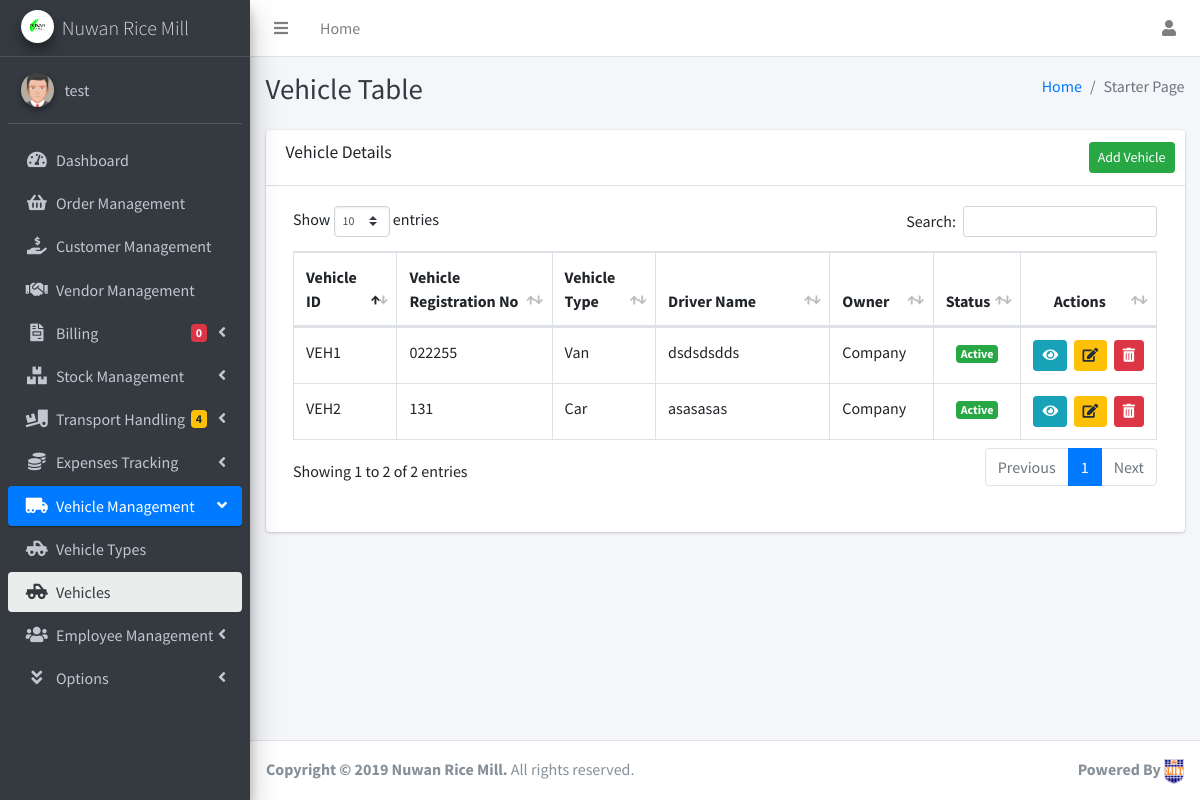
/Vehicle/VehicleTable.php (signed in), run on the app's committed database.
### tables this page shows
CREATE TABLE `employee` (
  `id` int(11) NOT NULL,
  `empid` varchar(50) NOT NULL,
  `fullname` varchar(200) NOT NULL,
  `name` varchar(100) NOT NULL,
  `dob` date NOT NULL,
  `gender` varchar(10) NOT NULL,
  `nicnum` varchar(12) NOT NULL,
  `mnumber` varchar(10) NOT NULL,
  `empaddress` varchar(250) NOT NULL,
  `jondate` date NOT NULL,
  `emptype` varchar(15) NOT NULL,
  `designation` varchar(25) NOT NULL,
  `DrivingLicenNum` varchar(50) NOT NULL,
  `Imglocation` varchar(200) NOT NULL,
  `Imgstatus` varchar(2) NOT NULL
);

CREATE TABLE `vehicle` (
  `VehicleID` int(11) NOT NULL,
  `VehID` varchar(50) NOT NULL,
  `VRegistrationNo` varchar(60) NOT NULL,
  `ModelNo` varchar(150) NOT NULL,
  `ChassisNo` varchar(150) NOT NULL,
  `EngineNo` varchar(150) NOT NULL,
  `V_typeId` int(11) NOT NULL,
  `id` int(11) NOT NULL,
  `VOwner` varchar(20) NOT NULL,
  `Status` varchar(20) NOT NULL
);

CREATE TABLE `vehicletype` (
  `V_typeId` int(11) NOT NULL,
  `vehicleTId` varchar(50) NOT NULL,
  `V_typeName` varchar(50) NOT NULL
);

### Vehicle/VehicleTable.php (the view, shortened to what this page needs)
<?php
include '../inc/Dashboardcalculations.php';
$query = "SELECT v.VehicleID,v.VehID,v.VRegistrationNo,v.Status,v.VOwner,vt.V_typeName,e.name FROM employee e, vehicletype vt,vehicle v WHERE e.id = v.id AND vt.V_typeId = v.V_typeId";
$vehicles = mysqli_query($con, $query);
?>
<!DOCTYPE html>
<html lang="en">
<head>
    <link rel="stylesheet" href="../dist/css/customCSS.css">
    <link rel="stylesheet" href="../plugins/overlayScrollbars/css/OverlayScrollbars.min.css">
    <link rel="stylesheet" href="../plugins/fontawesome-free/css/all.min.css">
    <link rel="stylesheet" href="../dist/css/adminlte.min.css">
    <link rel="stylesheet" href="../plugins/datatables-bs4/css/dataTables.bootstrap4.css">
    <link rel="stylesheet" href="../sweetalert/sweetalert2.min.css">
</head>
<body class="hold-transition sidebar-mini layout-fixed layout-navbar-fixed layout-footer-fixed">
    <div class="wrapper">
        <nav class="main-header navbar navbar-expand navbar-white navbar-light">
            <ul class="navbar-nav">
                <li class="nav-item">
                    <a class="nav-link" data-widget="pushmenu" href="#"><i class="fas fa-bars"></i></a>
                </li>
                <li class="nav-item d-none d-sm-inline-block">
                    <a href="#" class="nav-link">Home</a>
                </li>
            </ul>
            <ul class="navbar-nav ml-auto">
                <li class="nav-item dropdown">
                    <a class="nav-link" data-toggle="dropdown" href="#">
                        <i class="fa fa-user"></i>
                    </a>
                </li>
            </ul>
        </nav>
        <aside class="main-sidebar sidebar-dark-primary elevation-4">
            <a href="index3.html" class="brand-link">
                <img src="../dist/img/RICE.jpg" alt="Company Logo" class="brand-image img-circle elevation-3">
                <span class="brand-text font-weight-light">Nuwan Rice Mill</span>
            </a>
            <div class="sidebar">
                <div class="user-panel mt-3 pb-3 mb-3 d-flex">
                    <div class="image">
                        <img src="../dist/img/4.jpg" class="img-circle elevation-2" alt="User Image">
                    </div>
                    <div class="info">
                        <a href="#" class="d-block"><?php echo $_SESSION['username']; ?></a>
                    </div>
                </div>
                <nav class="mt-2">
                    <ul class="nav nav-pills nav-sidebar flex-column" data-widget="treeview" role="menu" data-accordion="false">
                        <li class="nav-item">
                            <a href="../index.php" class="nav-link">
                                <i class="nav-icon fas fa-tachometer-alt"></i>
                                <p>Dashboard</p>
                            </a>
                        </li>
                        <li class="nav-item">
                            <a href="../Order/OrderTable.php" class="nav-link">
                                <i class="nav-icon fas fa-shopping-basket"></i>
                                <p>Order Management</p>
                            </a>
                        </li>
                        <li class="nav-item">
                            <a href="../Customer/CustomerTable.php" class="nav-link">
                                <i class="nav-icon fas fa-hand-holding-usd"></i>
                                <p>Customer Management</p>
                            </a>
                        </li>
                        <li class="nav-item">
                            <a href="../Vendor/VendorTable.php" class="nav-link">
                                <i class="nav-icon fas fa-handshake"></i>
                                <p>Vendor Management</p>
                            </a>
                        </li>
                        <li class="nav-item has-treeview">
                            <a href="#" class="nav-link">
                                <i class="nav-icon fas fa-file-invoice"></i>
                                <p>Billing
                                    <i class="right fas fa-angle-left"></i>
                                    <span class="badge badge-danger right"><?php num_of_new_orders(); ?></span>
                                </p>
                            </a>
                        </li>
                        <li class="nav-item has-treeview">
                            <a href="#" class="nav-link ">
                                <i class="nav-icon fas fa-boxes"></i>
                                <p>Stock Management
                                    <i class="right fas fa-angle-left"></i>
                                </p>
                            </a>
                        </li>
                        <li class="nav-item has-treeview">
                            <a href="#" class="nav-link">
                                <i class="nav-icon fas fa-truck-loading"></i>
                                <p>Transport Handling
                                    <i class="right fas fa-angle-left"></i>
                                    <span class="badge badge-warning right"><?php num_of_transportAction(); ?></span>
                                </p>
                            </a>
                        </li>
                        <li class="nav-item">
                            <a href="" class="nav-link">
                                <i class="nav-icon fas fa-coins"></i>
                                <p>Expenses Tracking
                                    <i class="right fas fa-angle-left"></i>
                                </p>
                            </a>
                        </li>
                        <li class="nav-item has-treeview menu-open">
                            <a href="" class="nav-link active">
                                <i class="nav-icon fas fa-truck-moving"></i>
                                <p>Vehicle Management
                                    <i class="right fas fa-angle-left"></i>
                                </p>
                            </a>
                            <ul class="nav nav-treeview">
                                <li class="nav-item">
                                    <a href="../Vehicle/VehicleTypeTable.php" class="nav-link">
                                        <i class="nav-icon fas fa-truck-pickup"></i>
                                        <p>Vehicle Types</p>
                                    </a>
                                </li>
                                <li class="nav-item">
                                    <a href="../Vehicle/VehicleTable.php" class="nav-link active">
                                        <i class="nav-icon fas fa-truck-pickup"></i>
                                        <p>Vehicles</p>
                                    </a>
                                </li>
                            </ul>
                        </li>
                        <li class="nav-item has-treeview">
                            <a href="" class="nav-link">
                                <i class="nav-icon fas fa-users"></i>
                                <p>Employee Management
                                    <i class="right fas fa-angle-left"></i>
                                </p>
                            </a>
                        </li>
                        <li class="nav-item has-treeview">
                            <a href="" class="nav-link">
                                <i class="nav-icon fas fa-angle-double-down"></i>
                                <p>
                                    Options
                                    <i class="right fas fa-angle-left"></i>
                                </p>
                            </a>
                        </li>
                    </ul>
                </nav>
            </div>
        </aside>
        <div class="content-wrapper">
            <div class="content-header">
                <div class="container-fluid">
                    <div class="row mb-2">
                        <div class="col-sm-6">
                            <h1 class="m-0 text-dark">Vehicle <span>Table</span></h1>
                        </div>
                        <div class="col-sm-6">
                            <ol class="breadcrumb float-sm-right">
                                <li class="breadcrumb-item"><a href="#">Home</a></li>
                                <li class="breadcrumb-item active">Starter Page</li>
                            </ol>
                        </div>
                    </div>
                </div>
            </div>
            <div class="content">
                <div class="container-fluid">
                    <div class="card mb-5">
                        <div class="card-header">
                            <h3 class="card-title">Vehicle Details</h3>
                            <div class="card-tools">
                                <a href="AddVehicle.php"><button type="button" class="btn btn-success btn-sm">Add Vehicle</button></a>
                            </div>
                        </div>
                        <div class="card-body">
                            <div class="table-responsive">
                                <div class="dataTables_wrapper container-fluid dt-bootstrap4">
                                    <table id="example1" class="table table-bordered table-hover">
                                        <thead>
                                            <tr>
                                                <th style="width: 12%">Vehicle ID</th>
                                                <th style="width: 18%">Vehicle Registration No</th>
                                                <th style="width: 12%">Vehicle Type</th>
                                                <th>Driver Name</th>
                                                <th style="width: 12%">Owner</th>
                                                <th style="width: 10%">Status</th>
                                                <th class="text-center" style="width: 10%">Actions</th>
                                            </tr>
                                        </thead>
                                        <tbody>
                                            <?php
                                            while ($row = mysqli_fetch_assoc($vehicles)) {
                                                $VehicleID = $row['VehicleID'];
                                                $vehcid = $row['VehID'];
                                                $RegistrationNo = $row['VRegistrationNo'];
                                                $VType = $row['V_typeName'];
                                                $DriverName = $row['name'];
                                                $Owner = $row['VOwner'];
                                                $Status = $row['Status'];
                                            ?>
                                                <tr>
                                                    <td><?php echo $vehcid ?></td>
                                                    <td><?php echo $RegistrationNo ?></td>
                                                    <td><?php echo $VType ?></td>
                                                    <td><?php echo $DriverName ?></td>
                                                    <td><?php echo $Owner ?></td>
                                                    <td class="text-center"><?php
                                                                            if ($Status == 'Active') {
                                                                                echo '
                                                            <span class="badge badge-success">' . $Status . '</span>
                                                            ';
                                                                            } elseif ($Status == 'Inactive') {
                                                                                echo '
                                                            <span class="badge badge-danger">' . $Status . '</span>
                                                            ';
                                                                            } elseif ($Status == 'Repair') {
                                                                                echo '
                                                            <span class="badge badge-info">' . $Status . '</span>
                                                            ';
                                                                            }
                                                                            ?></td>
                                                    <td class="text-center">
                                                        <div class="btn-group btn-group-sm">
                                                            <a href="ViewVehicleDetails.php?vid=<?php echo $VehicleID  ?>"><button type="button" class="btn btn-info btn-sm" data-toggle="tooltip" data-placement="top" title="View">
                                                                    <i class="fas fa-eye"></i>
                                                                </button></a> &nbsp;&nbsp;
                                                            <a href="VehicleDetails.php?vid=<?php echo $VehicleID  ?>"><button type="button" class="btn btn-warning btn-sm" data-toggle="tooltip" data-placement="top" title="Edit">
                                                                    <i class="fas fa-edit"></i>
                                                                </button></a> &nbsp;&nbsp;
                                                            <a href="../inc/deletevehicle.php?vid=<?php echo $VehicleID  ?>" class="btn-del"><button type="button" class="btn btn-danger btn-sm" data-toggle="tooltip" data-placement="top" title="Delete">
                                                                    <i class="fas fa-trash-alt"></i>
                                                                </button></a>
                                                        </div>
                                                    </td>
                                                </tr>
                                            <?php
                                            }
                                            ?>
                                        </tbody>
                                    </table>
                                    <br>
                                </div>
                            </div>
                        </div>
                    </div>
                    <br>
                </div>
            </div>
        </div>
        <footer class="main-footer">
            <strong>Copyright &copy; 2019 Nuwan Rice Mill.</strong> All rights reserved.
            <div class="float-right d-none d-sm-inline-block">
                <b>Powered By</b> <img src="../dist/img/3.png" alt="User Image">
            </div>
        </footer>
    </div>
</body>
</html>

### data on the page
employee: vehicle.VehID "VEH1", vehicle.VRegistrationNo "022255", vehicletype.V_typeName "Van", name "dsdsdsdds", vehicle.VOwner "Company", vehicle.Status "Active"
employee: vehicle.VehID "VEH2", vehicle.VRegistrationNo "131", vehicletype.V_typeName "Car", name "asasasas", vehicle.VOwner "Company", vehicle.Status "Active"

### other printed values
$_SESSION['username'] "test"
$result "0"
$result "4"
